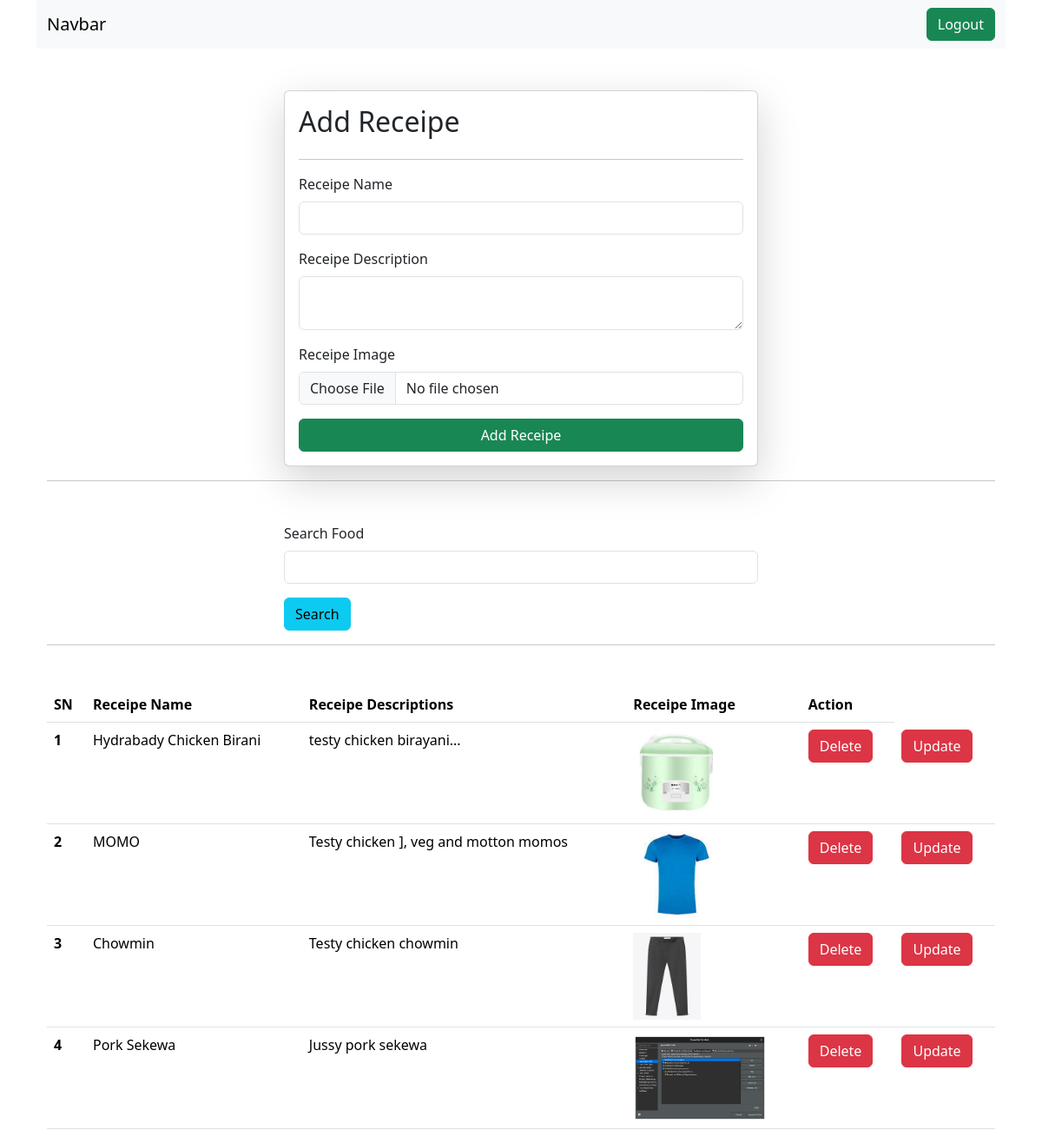
The page /receipe/ (signed in) on the database as committed earlier.
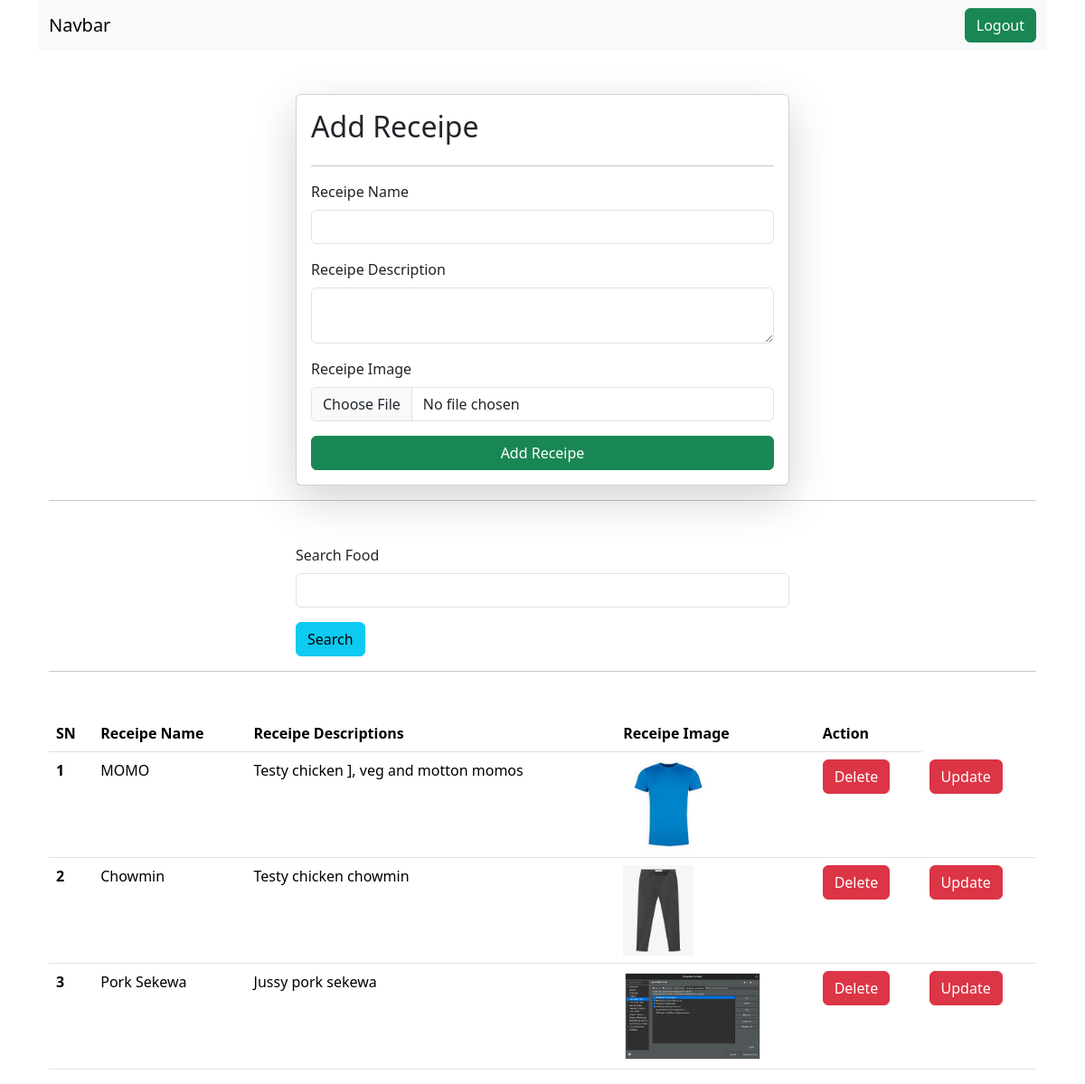
The same page on the database as committed later.
### vege/models.py (models this page shows, shortened)
class Recepie(models.Model):
  user = models.ForeignKey(User, on_delete=models.SET_NULL, null=True, blank=True)
  recepie_name = models.CharField(max_length=50)
  slug = models.SlugField(unique=True)
  receipe_discription = models.TextField(max_length=100)
  receipe_image = models.ImageField(upload_to='receipe')
  receipe_view_count = models.IntegerField(default=1)

### vege/views.py (the view, shortened to what this page needs)
# urls.py: path('receipe/',receipe, name='receipe'),
@login_required(login_url='/login/')
def receipe(request):
  queryset = Recepie.objects.all()
  if request.GET.get('search'):
    queryset = queryset.filter(recepie_name__icontains = request.GET.get('search'))
  context = {'receipes': queryset}
  return render(request, 'receipe.html', context)

### vege/templates/receipe.html (shortened to what this page needs)
{% extends "base.html" %}
{% load static %}
{% block start %}
<div class="container mt-5">
  <form
    class="col-6 mx-auto card p-3 shadow-lg"
    method="POST"
    enctype="multipart/form-data"
  >
    <h2>Add Receipe</h2>
    <hr />
    <div class="mb-3">
      <label class="form-label">Receipe Name</label>
      <input
        type="text"
        name="receipe_name"
        class="form-control"
        aria-describedby="emailHelp" required
      />
    </div>
    <div class="mb-3">
      <label class="form-label">Receipe Description</label>
      <textarea name="receipe_description" required class="form-control"></textarea>
    </div>
    <div class="mb-3">
      <label class="form-label">Receipe Image</label>
      <input
        type="file"
        name="receipe_image"
        class="form-control"
        aria-describedby="emailHelp" required
      />
    </div>
    <button type="submit" class="btn btn-success">Add Receipe</button>
  </form>
<hr>
  <div class="mt-5">
    <div class="mx-auto col-6">
      <form>
        <div class="mb-3">
          <label class="form-label">Search Food</label>
          <input
            type="text"
            name="search"
            class="form-control"
          />
        </div>
        <button class="btn btn-info">Search</button>
      </form>
    </div>
  </div>
  <hr>
  <table class="table mt-5">
    <thead>
      <tr>
        <th scope="col">SN</th>
        <th scope="col">Receipe Name</th>
        <th scope="col">Receipe Descriptions</th>
        <th scope="col">Receipe Image</th>
        <th scope="col">Action</th>
      </tr>
    </thead>
    <tbody>
      {% for receipe in receipes %}
      <tr>
        <th scope="row">{{forloop.counter}}</th>
        <td>{{receipe.recepie_name}}</td>
        <td>{{receipe.receipe_discription}}</td>
        <td><img src="/media/{{receipe.receipe_image}}" style="height:100px"></img></td>
        <td><a href="/delete_receipe/{{receipe.id}}" class="btn btn-danger">Delete</a></td>
        <td><a href="/update_receipe/{{receipe.slug}}" class="btn btn-danger">Update</a></td>
      </tr>
      {% endfor %}
    </tbody>
  </table>
</div>
{% endblock %}

### home/templates/base.html (shortened to what this page needs)
<!DOCTYPE html>
<html lang="en">
  <head>
    <link
      href="https://cdn.jsdelivr.net/npm/bootstrap@5.3.3/dist/css/bootstrap.min.css"
      rel="stylesheet"
    />
  </head>
  <body class="container">
    <nav class="navbar bg-body-tertiary">
      <div class="container-fluid">
        <a class="navbar-brand">Navbar</a>
        <form class="d-flex" role="search">
          {% if request.user.is_authenticated %}
          <a href="/logout/" class="btn btn-success" type="submit">Logout</a>
          {% else %}
          <a href="/login/" class="btn btn-success" type="submit">Login</a>
        {% endif %}
        </form>
      </div>
    </nav>
    {% block start %} {% endblock %}
  </body>
</html>

Rows that differ between the two databases and show on the page:
removed Recepie: recepie_name "Hydrabady Chicken Birani", receipe_discription "testy chicken birayani...", receipe_image (picture)
